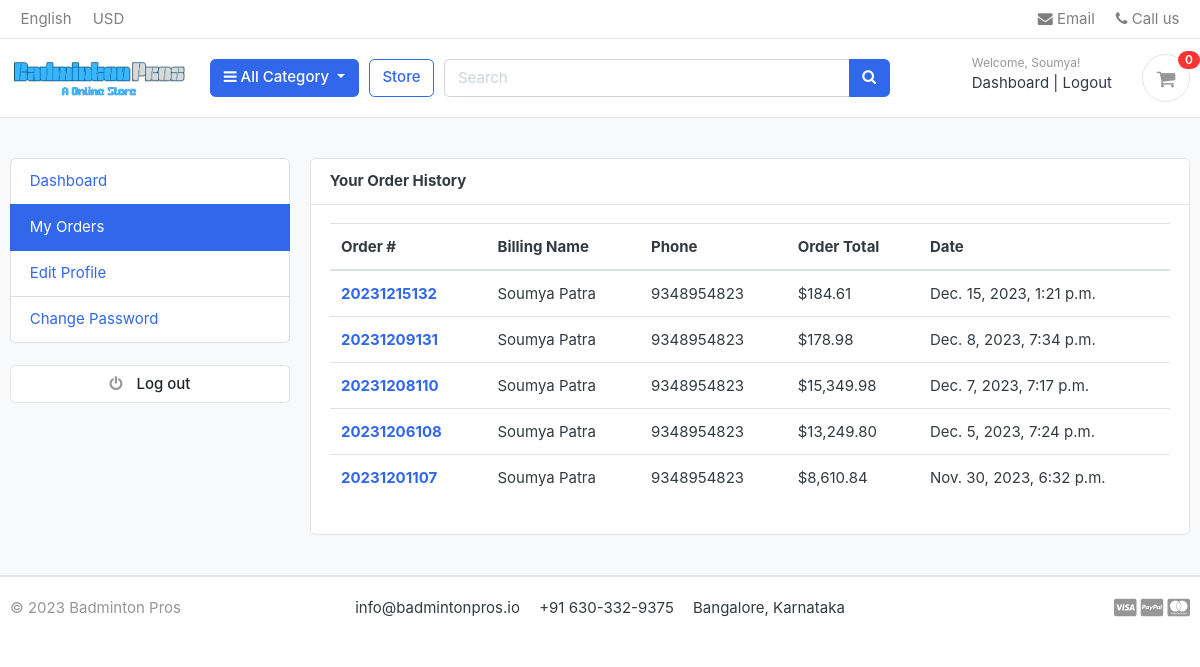
The page /accounts/my_orders/ (signed in) on the database its author committed.
### accounts/models.py (models this page shows, shortened)
class Account(AbstractBaseUser):
    first_name = models.CharField(max_length=50)
    last_name = models.CharField(max_length=50)
    username = models.CharField(max_length=50, unique=True)
    email = models.EmailField(max_length=100, unique=True)
    phone_number = models.CharField(max_length=50)
    date_joined = models.DateTimeField(auto_now_add=True)
    last_login = models.DateTimeField(auto_now_add=True)
    is_admin = models.BooleanField(default=False)
    is_staff = models.BooleanField(default=False)
    is_active = models.BooleanField(default=False)
    is_superadmin = models.BooleanField(default=False)
    USERNAME_FIELD = 'email'
    REQUIRED_FIELDS = ['username', 'first_name', 'last_name']
    objects = MyAccountManager()

### orders/models.py (models this page shows, shortened)
class Order(models.Model):
    STATUS = (
        ('New', 'New'),
        ('Accepted', 'Accepted'),
        ('Completed', 'Completed'),
        ('Cancelled', 'Cancelled'),
    )
    user = models.ForeignKey(Account, on_delete=models.SET_NULL, null=True)
    payment = models.ForeignKey(Payment, on_delete=models.SET_NULL, blank=True, null=True)
    order_number = models.CharField(max_length=20)
    first_name = models.CharField(max_length=50)
    last_name = models.CharField(max_length=50)
    phone = models.CharField(max_length=15)
    email = models.EmailField(max_length=50)
    address_line_1 = models.CharField(max_length=1000)
    address_line_2 = models.CharField(max_length=50, blank=True)
    country = models.CharField(max_length=50)
    state = models.CharField(max_length=50)
    city = models.CharField(max_length=50)
    order_note = models.CharField(max_length=100, blank=True)
    order_total = models.FloatField()
    tax = models.FloatField()
    status = models.CharField(max_length=10, choices=STATUS, default="New")
    ip = models.CharField(max_length=20, blank=True)
    is_ordered = models.BooleanField(default=False)
    created_at = models.DateTimeField(auto_now_add=True)
    updated_at = models.DateTimeField(auto_now=True)
    def full_name(self):
        return f"{self.first_name} {self.last_name}"

### accounts/views.py (the view)
# urls.py: path("my_orders/", views.my_orders, name="my_orders"),
@login_required(login_url="login")
def my_orders(request):
    orders = Order.objects.filter(user=request.user, is_ordered=True).order_by("-created_at")
    context = {
        'orders': orders,
    }
    return render(request, "accounts/my_orders.html", context)

### carts/context_processors.py (called while the page is built)
def counter(request):
    cart_count = 0
    if 'admin' in request.path:
        return {}
    else:
        try:
            cart = Cart.objects.filter(cart_id=_cart_id(request))
            if request.user.is_authenticated:
                cart_items = CartItem.objects.all().filter(user=request.user)
            else:
                cart_items = CartItem.objects.all().filter(cart=cart[:1])
            for cart_item in cart_items:
                cart_count += cart_item.quantity
        except Cart.DoesNotExist:
            cart_count = 0
    return dict(cart_count=cart_count)

### carts/views.py (called while the page is built)
def _cart_id(request):
    cart = request.session.session_key
    if not cart:
        cart = request.session.create()
    return cart

### category/context_processors.py (called while the page is built)
def menu_links(request):
    links = Category.objects.all()
    return dict(links=links)

### category/models.py (called while the page is built)
    def get_url(self):
        return reverse('products_by_category', args=[self.slug])

### templates/accounts/my_orders.html (shortened to what this page needs)
{% extends 'base.html' %} {% load humanize %} {% block content %}
<section class="section-conten padding-y bg">
    <div class="container">
        <div class="row">
            {% include 'includes/dashboard_sidebar.html' %}
            <main class="col-md-9">
                <article class="card">
                    <header class="card-header">
                        <strong class="d-inline-block mr-3">Your Order History</strong>
                    </header>
                    <div class="card-body">
                        <div class="row">
                            <div class="col-md-12">
                                <table class="table table-hover">
                                    <thead>
                                        <tr>
                                            <th scope="col">Order #</th>
                                            <th scope="col">Billing Name</th>
                                            <th scope="col">Phone</th>
                                            <th scope="col">Order Total</th>
                                            <th scope="col">Date</th>
                                        </tr>
                                    </thead>
                                    <tbody>
                                        {% for order in orders %}
                                        <tr>
                                            <th scope="row"><a href="{% url 'order_detail' order.order_number %}">{{ order.order_number }}</a></th>
                                            <td>{{ order.full_name }}</td>
                                            <td>{{ order.phone }}</td>
                                            <td>${{ order.order_total|floatformat:2|intcomma }}</td>
                                            <td>{{ order.created_at }}</td>
                                        </tr>
                                        {% endfor %}
                                    </tbody>
                                </table>
                            </div>
                        </div>
                    </div>
                </article>
            </main>
        </div>
    </div>
</section>
{% endblock %}

### templates/includes/navbar.html (shortened to what this page needs)
{% load static %}
<header class="section-header">
	<nav class="navbar p-md-0 navbar-expand-sm navbar-light border-bottom">
		<div class="container">
			<div class="collapse navbar-collapse" id="navbarTop4">
				<ul class="navbar-nav mr-auto">
					<li class="nav-item dropdown">
						<a href="#" class="nav-link"> English </a>
					</li>
					<li class="nav-item dropdown">
						<a href="#" class="nav-link"> USD </a>
					</li>
				</ul>
				<ul class="navbar-nav">
					<li>
						<a href="#" class="nav-link">
							<i class="fa fa-envelope"></i> Email
						</a>
					</li>
					<li>
						<a href="#" class="nav-link">
							<i class="fa fa-phone"></i> Call us
						</a>
					</li>
				</ul>
			</div>
		</div>
	</nav>
	<section class="header-main border-bottom">
		<div class="container">
			<div class="row align-items-center">
				<div class="col-lg-2 col-md-3 col-6">
					<a href="{% url 'home' %}" class="brand-wrap">
						<img class="logo" src="{% static './images/logo.png' %}" />
					</a>
				</div>
				<div class="col-lg col-sm col-md col-6 flex-grow-0">
					<div class="category-wrap dropdown d-inline-block float-right">
						<button
							type="button"
							class="btn btn-primary dropdown-toggle"
							data-toggle="dropdown">
							<i class="fa fa-bars"></i> All Category
						</button>
					</div>
				</div>
				<a href="{% url 'store' %}" class="btn btn-outline-primary">Store</a>
				<div class="col-lg col-md-6 col-sm-12 col">
					<form action="{% url 'search' %}" class="search" method="post">
						<div class="input-group w-100">
							<input
								type="text"
								class="form-control"
								style="width: 60%"
								placeholder="Search"
								name="keyword" />
							<div class="input-group-append">
								<button class="btn btn-primary" type="submit">
									<i class="fa fa-search"></i>
								</button>
							</div>
						</div>
					</form>
				</div>
				<div class="col-lg-3 col-sm-6 col-8 order-2 order-lg-3">
					<div class="d-flex justify-content-end mb-3 mb-lg-0">
						{% if user.id is None %}
						<div class="widget-header">
							<small class="title text-muted">Welcome guest!</small>
							<div>
								<a href="{% url 'login' %}">Sign in</a>
								<span class="dark-transp"> | </span>
								<a href="{% url 'register' %}"> Register</a>
							</div>
						</div>
						{% else %}
						<div class="widget-header">
							<small class="title text-muted">Welcome, {{ user.first_name|title }}!</small>
							<div>
								<a href="{% url 'dashboard' %}">Dashboard</a>
								<span class="dark-transp"> | </span>
								<a href="{% url 'logout' %}"> Logout</a>
							</div>
						</div>
						{% endif %}
						<a href="{% url 'cart' %}" class="widget-header pl-3 ml-3">
							<div class="icon icon-sm rounded-circle border">
								<i class="fa fa-shopping-cart"></i>
							</div>
							<span class="badge badge-pill badge-danger notify">{{ cart_count }}</span>
						</a>
					</div>
				</div>
			</div>
		</div>
	</section>
</header>

### static/css/ui.css (style rules this page uses)
html { font-family: "Inter", sans-serif; font-size: 15px; }
.icon-xs, .icon-sm, .icon-md, .icon-lg { display: inline-block; text-align: center; flex-shrink: 0; flex-grow: 0; }
.icon-sm { width: 48px; height: 48px; line-height: 48px !important; font-size: 20px; }
.padding-y { padding-top: 40px; padding-bottom: 40px; }
article:after, .form-group:after { display: block; clear: both; content: ""; }
.bg { background-color: #f8f9fa; }
.header-main { position: relative; padding-top: 1rem; padding-bottom: 1rem; }
.brand-wrap .logo, .navbar-brand .logo { margin-right: 7px; max-height: 42px; display: inline-block; }
.widget-header { display: inline-block; vertical-align: middle; position: relative; }
.widget-header a { color: #343a40; }
.widget-header i { color: #969696; }
.widget-header .title { display: block; }
.widget-header .notify { position: absolute; top: -3px; right: -10px; }
.notify { position: absolute; top: -4px; right: -10px; display: inline-block; padding: 0.25em 0.6em; font-size: 12px; line-height: 1; text-align: center; border-radius: 3rem; color: #fff; background-color: #fa3434; }

### rows shown on the page
Account: first_name "Soumya"
Order: order_number "20231215132", full_name "Soumya Patra", phone "9348954823", order_total "184.61", created_at "Dec. 15, 2023, 1:21 p.m."
Order: order_number "20231209131", full_name "Soumya Patra", phone "9348954823", order_total "178.98", created_at "Dec. 8, 2023, 7:34 p.m."
Order: order_number "20231208110", full_name "Soumya Patra", phone "9348954823", order_total "15,349.98", created_at "Dec. 7, 2023, 7:17 p.m."
Order: order_number "20231206108", full_name "Soumya Patra", phone "9348954823", order_total "13,249.80", created_at "Dec. 5, 2023, 7:24 p.m."
Order: order_number "20231201107", full_name "Soumya Patra", phone "9348954823", order_total "8,610.84", created_at "Nov. 30, 2023, 6:32 p.m."

### other values the page prints
{{ cart_count }} "0"
